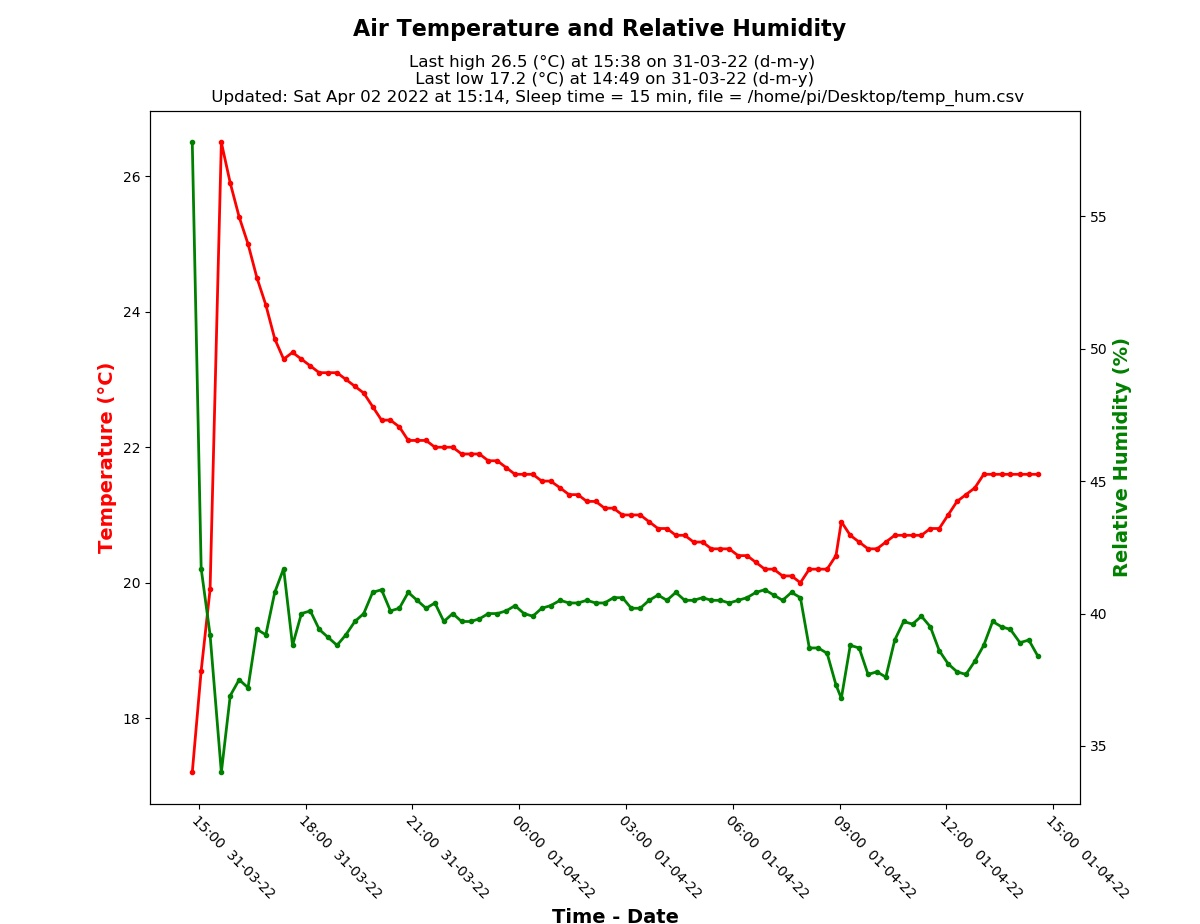

Here is the Python script that generated this plot:
#!/usr/bin/python3
#-*- coding:utf-8 -*-

# Enables existing df frame to be plotted after power failure/shutdown
# Must run on Python 3 and have network access to get time
# Program is for red/black phat. Adjust line 40 for other colours
# In terminal: curl https://get.pimoroni.com/bme680 | bash
# Install matplotlib: sudo apt-get install python3-matplotlib
# Install pandas:sudo apt-get install python3-pandas
# Heavily based on Pimoroni Inky pHAT and BME680 examples 
# curl http://get.pimoroni.com/inky | bash

# To autostart 
# sudo nano /etc/xdg/lxsession/LXDE-pi/autostart
# add to end of file:
# @sudo /usr/bin/python3 /home/pi/inky_temp.py &

import bme680
import os.path
import csv
import datetime as dt
import matplotlib.pyplot as plt
import matplotlib.animation as animation
import pandas as pd
import matplotlib.dates as mdates
from datetime import datetime

sensor = bme680.BME680(bme680.I2C_ADDR_PRIMARY)


print("\n\nConnection to BME688 via I2C successful")
print ('Date    Time,     Temp,   RH,     Press,      Res')

if os.path.exists('/home/pi/Desktop/temp_hum.csv'):   
    filename =('/home/pi/Desktop/temp_hum.csv')
    fieldnames = ['Time', 'Temp', 'RH', 'Press', 'Res']         
    with open (filename, 'a') as csv_file:        
        csv_writer = csv.DictWriter(csv_file, fieldnames = fieldnames)        
else:
    filename = ('/home/pi/Desktop/temp_hum.csv')     
    fieldnames = ['Time', 'Temp', 'RH', 'Press', 'Res']
    with open (filename, 'w') as csv_file:        
        csv_writer = csv.DictWriter(csv_file, fieldnames = fieldnames)
        csv_writer.writeheader()
    
# Create figure
fig, ax1 = plt.subplots(1, 1, figsize=(12, 12))
fig.subplots_adjust(bottom = 0.13)
ax2 = ax1.twinx()

x = []
y = []                                                            
y1 = []
y2 = []
y3 = []

def animate(i, x, y, y1, y2, y3):
# Read BME680 df
    sensor.get_sensor_data()
    x_time = (dt.datetime.now().strftime('%d-%m-%Y %H:%M'))          
    temp = round((sensor.data.temperature),1)
    hum = round(sensor.data.humidity,1)   
    press = round(sensor.data.pressure,1)
    res = round((sensor.data.gas_resistance/1000),1)
         
# Write to file     
    with open (filename, 'a') as csv_file:       
        csv_writer= csv.DictWriter(csv_file,fieldnames=fieldnames)        
        info={"Time": x_time,"Temp": temp, "RH": hum, "Press": press, "Res": res}                                          
        csv_writer.writerow(info)

    x.append(x_time)
    y.append(temp)
    y1.append(hum)
    y2.append(press)
    y3.append(res)
      
# df from pd.read_csv(filename)
    df = pd.read_csv(filename)
    x = df['Time']
    y = df['Temp']
    y1 = df['RH']
    y2 = df['Press']
    y3 = df['Res']  
    
# Rolling time window of 96 df points (24 hours)
    x = x[-96:]
    y = y[-96:]
    y1 = y1[-96:]
    y2 = y2[-96:]
    y3 = y3[-96:]
    
# Get low & high pressures and times and make sure only one value
    df['Time'] = pd.to_datetime(df['Time'])
    df['Time'] = df['Time'].dt.strftime('%H:%M on %d-%m-%y')
   
    lowp =(df["Temp"].min())
    index =(df[df['Temp'] ==lowp].index.values)
    if len(index)>0:
        loc = (index)
        le = (len(index)-1)
        low = (loc[le])
        lp=(df.iat[low,1])
        lt=(df.iat[low,0])          
        
    else:
        lt=(df.iat[index,0])
        lp =(df["Temp"].min())
        
    highp =(df["Temp"].max())
    index =(df[df['Temp'] ==highp].index.values)
    if len(index)>0:
        loc = (index)
        le = (len(index)-1)
        high = (loc[le])
        hp=(df.iat[high,1])
        ht=(df.iat[high,0])          
    else:
        ht=(df.iat[index,0])
        hp =(df["Temp"].min())
        
# Format graph  
    nowtime = (dt.datetime.now().strftime('%a %b %d %Y at %H:%M'))
    ax1.clear()  
    fig.suptitle('Air Temperature and Relative Humidity',fontsize = 16,fontweight='bold')
    ax1.set_title(f'Last high {hp} (\u00B0C) at {ht} (d-m-y) \n Last low {lp} (\u00B0C) at {lt} (d-m-y) \n Updated: {nowtime}, Sleep time = {nap} min, file = /home/pi/Desktop/temp_hum.csv')    
    a = [datetime.strptime(d,'%d-%m-%Y %H:%M') for d in x]
    ax1.xaxis.set_major_formatter(mdates.DateFormatter('%H:%M  %d-%m-%y'))
    ax1.plot(a, y, marker = '.', linewidth=2, color='red', label='Temperature')
    ax1.set_xlabel('Time - Date', fontsize=14,fontweight='bold')
    ax1.set_ylabel('Temperature (\u00B0C)', fontsize=14,fontweight='bold',color='red')
# ax2.clear() 
    ax2.set_ylabel('Relative Humidity (%)',fontsize=14,fontweight='bold', color='green')    
    ax2.plot(a, y1, marker = '.', linewidth=2, color='green',label='Humidity')  
    ax2.xaxis.set_major_formatter(mdates.DateFormatter('%H:%M  %d-%m-%y'))  
    plt.setp( ax1.xaxis.get_majorticklabels(), rotation = -45, ha="left" ,rotation_mode="anchor")      
    plt.savefig('/home/pi/Desktop/temp_hum'+'.jpg')
    
# Set sleep time (min)    
nap = 15
ani = animation.FuncAnimation(fig, animate, fargs=(x, y, y1, y2, y3), interval= nap*60000)
plt.show()  
